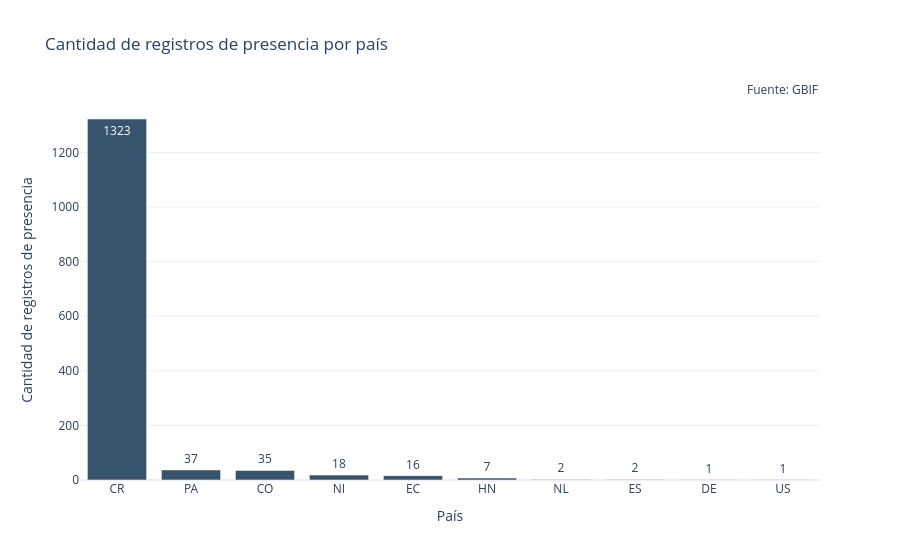

Notebook code for this chart:
### Markdown cell above
#### Gráfico de barras: registros de presencia por país

### Code cell
# Agrupar por código de país
registros_x_pais = (
    presencia
    .groupby('countryCode', dropna=True)
    .size()
    .reset_index(name='cantidad')
)

# Ordenar descendentemente por frecuencia
registros_x_pais = registros_x_pais.sort_values('cantidad', ascending=False)

# Crear gráfico de barras
fig = px.bar(
    registros_x_pais,
    x='countryCode',
    y='cantidad',
    title='Cantidad de registros de presencia por país',
    labels={'countryCode': 'País', 'cantidad': 'Cantidad de registros de presencia'},
    text='cantidad'
)

# Personalizar tooltip (hover) y estilo de las barras
fig.update_traces(
    hovertemplate='País: %{x}<br>Cantidad de registros de presencia: %{y}',
    marker_color='rgb(55, 83, 109)'
)

# Opciones de diseño
fig.update_layout(
    template='plotly_white',
    xaxis={'type': 'category'},
    xaxis_title='País',
    yaxis_title='Cantidad de registros de presencia',
    showlegend=False,
    annotations=[
        dict(
            text='Fuente: GBIF',
            x=1, y=1,
            xref='paper', yref='paper',
            xanchor='right', yanchor='bottom',
            showarrow=False
        )
    ]
)

# Mostrar la figura
mostrar(fig)

### Figure 1 — Plotly figure (JSON) as saved in the notebook; plotly's stock layout.template omitted (floating-point values rounded to 4 significant figures)
{"data": [{"hovertemplate": "País: %{x}<br>Cantidad de registros de presencia: %{y}", "legendgroup": "", "marker": {"color": "rgb(55, 83, 109)", "pattern": {"shape": ""}}, "name": "", "orientation": "v", "showlegend": false, "text": [1323.0, 37.0, 35.0, 18.0, 16.0, 7.0, 2.0, 2.0, 1.0, 1.0], "textposition": "auto", "type": "bar", "x": ["CR", "PA", "CO", "NI", "EC", "HN", "NL", "ES", "DE", "US"], "xaxis": "x", "y": [1323, 37, 35, 18, 16, 7, 2, 2, 1, 1], "yaxis": "y"}], "layout": {"annotations": [{"showarrow": false, "text": "Fuente: GBIF", "x": 1, "xanchor": "right", "xref": "paper", "y": 1, "yanchor": "bottom", "yref": "paper"}], "barmode": "relative", "legend": {"tracegroupgap": 0}, "showlegend": false, "title": {"text": "Cantidad de registros de presencia por país"}, "xaxis": {"anchor": "y", "domain": [0.0, 1.0], "title": {"text": "País"}, "type": "category"}, "yaxis": {"anchor": "x", "domain": [0.0, 1.0], "title": {"text": "Cantidad de registros de presencia"}}}}
